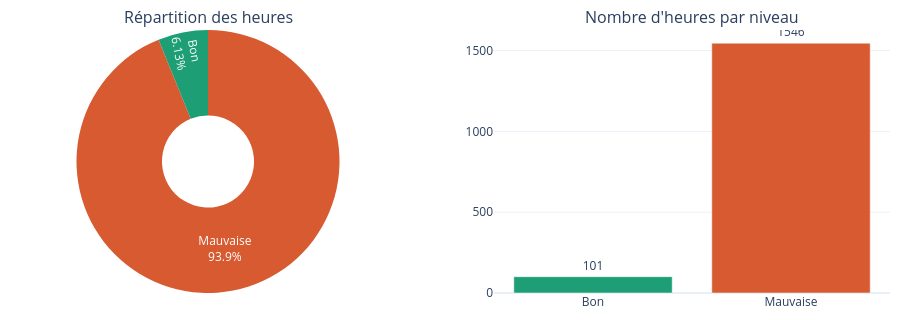

Notebook code cell kept with this figure:
### Code cell
fig_aqi_distribution()

### Figure 1 — Plotly figure (JSON) as saved in the notebook; plotly's stock layout.template omitted (floating-point values rounded to 4 significant figures)
{"data": [{"domain": {"x": [0, 0.45], "y": [0, 1]}, "hole": 0.35, "hovertemplate": "%{label}<br><b>%{value} heures</b> (%{percent})<extra></extra>", "labels": ["Bon", "Mauvaise"], "marker": {"colors": ["#1D9E75", "#D85A30"]}, "textinfo": "percent+label", "type": "pie", "values": [101, 1546]}, {"hovertemplate": "%{x}<br><b>%{y} heures</b><extra></extra>", "marker": {"color": ["#1D9E75", "#D85A30"]}, "text": ["101", "1546"], "textposition": "outside", "type": "bar", "x": ["Bon", "Mauvaise"], "xaxis": "x", "y": [101, 1546], "yaxis": "y"}], "layout": {"annotations": [{"font": {"size": 16}, "showarrow": false, "text": "Répartition des heures", "x": 0.225, "xanchor": "center", "xref": "paper", "y": 1, "yanchor": "bottom", "yref": "paper"}, {"font": {"size": 16}, "showarrow": false, "text": "Nombre d'heures par niveau", "x": 0.775, "xanchor": "center", "xref": "paper", "y": 1, "yanchor": "bottom", "yref": "paper"}], "height": 320, "margin": {"b": 10, "l": 10, "r": 10, "t": 30}, "showlegend": false, "xaxis": {"anchor": "y", "domain": [0.55, 1]}, "yaxis": {"anchor": "x", "domain": [0, 1]}}}
